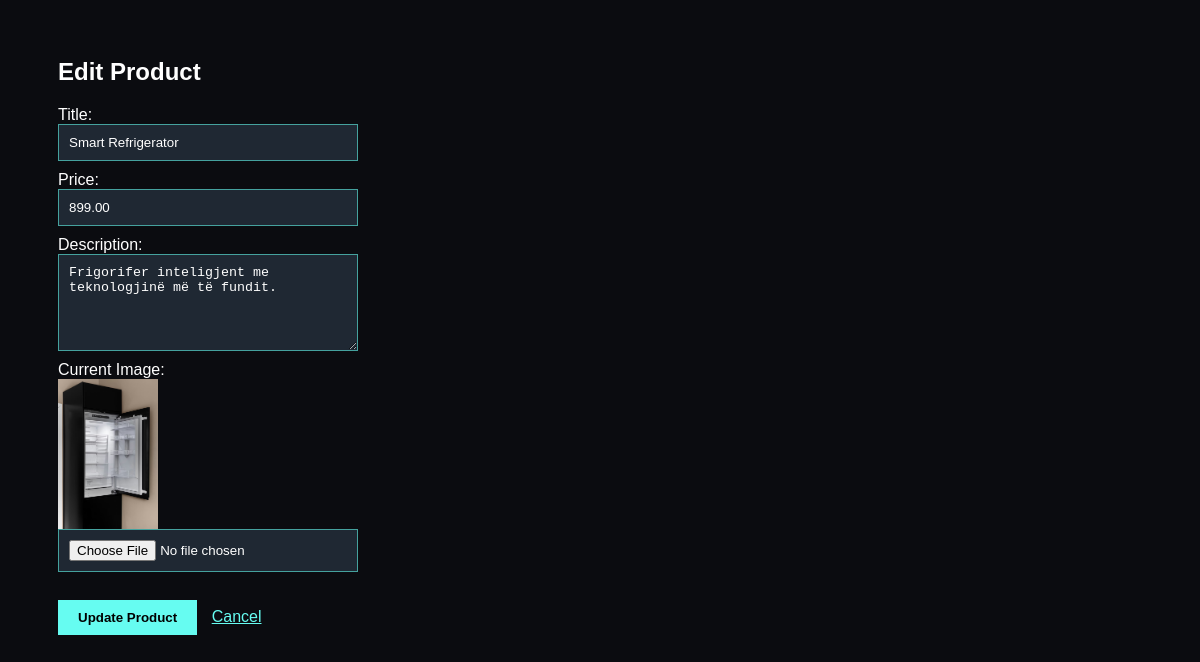
Page /edit_product.php?id=1 on the committed database.
### tables this page shows
CREATE TABLE `products` (
  `id` int(11) NOT NULL,
  `title` varchar(255) NOT NULL,
  `description` text DEFAULT NULL,
  `price` decimal(10,2) NOT NULL,
  `image` varchar(255) DEFAULT NULL,
  `created_by` int(11) DEFAULT NULL,
  `created_at` timestamp NOT NULL DEFAULT current_timestamp()
);

### Products1.php (called while the page is built, shortened)
<?php
require_once __DIR__ . "/../config/database.php";
class Product {
    private $db;
    public function __construct() {
        $database = new Database();
        $this->db = $database->connect();
    }
    public function getById($id) {
        $stmt = $this->db->prepare("SELECT * FROM products WHERE id=?");
        $stmt->execute([$id]);
        return $stmt->fetch(PDO::FETCH_ASSOC);
    }
}

### database.php (called while the page is built, shortened)
<?php
class Database {
    private $host = "localhost";
    private $db_name = "electrostore";
    private $username = "root";
    private $password = "";
    public function connect() {
        $this->conn = null;
        try {
            $this->conn = new PDO(
                "mysql:host=" . $this->host . ";dbname=" . $this->db_name,
                $this->username,
                $this->password
            );
            $this->conn->setAttribute(PDO::ATTR_ERRMODE, PDO::ERRMODE_EXCEPTION);
        } catch(PDOException $e) {
            echo "Connection Error: " . $e->getMessage();
        }
        return $this->conn;
    }
}

### edit_product.php (the view, shortened to what this page needs)
<?php
$productObj = new Product();
if (isset($_GET['id'])) {
    $id = $_GET['id'];
    $data = $productObj->getById($id);
} else {
    header("Location: products.php");
    exit;
}
?>
<h2>Edit Product</h2>
<form method="POST" enctype="multipart/form-data">
    <label>Title:</label><br>
    <input name="title" value="<?= htmlspecialchars($data['title']) ?>"><br>
    <label>Price:</label><br>
    <input name="price" value="<?= htmlspecialchars($data['price']) ?>"><br>
    <label>Description:</label><br>
    <textarea name="description" rows="5"><?= htmlspecialchars($data['description']) ?></textarea><br>
    <label>Current Image:</label><br>
    <img src="../uploads/<?= $data['image'] ?>" width="100"><br>
    <input type="file" name="image"><br><br>
    <button name="update">Update Product</button>
    <a href="products.php" style="color: #66fcf1; margin-left: 10px;">Cancel</a>
</form>

### edit_product.php (style rules this page uses)
input, textarea { width: 300px; padding: 10px; margin-bottom: 10px; background: #1f2833; border: 1px solid #45a29e; color: white; }
button { padding: 10px 20px; background: #66fcf1; border: none; cursor: pointer; font-weight: bold; }

### rows in the picture
products: title "Smart Refrigerator", price "899.00", description "Frigorifer inteligjent me teknologjinë më të fundit.", image (picture)
